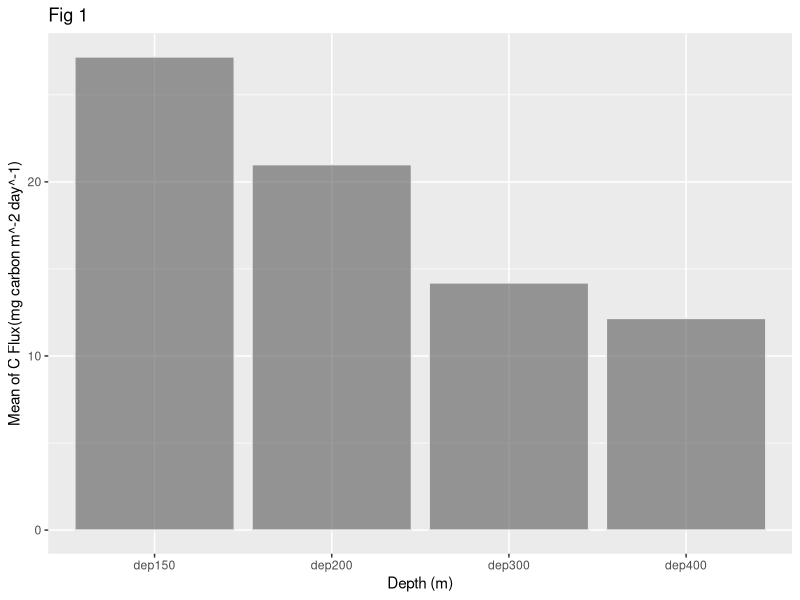
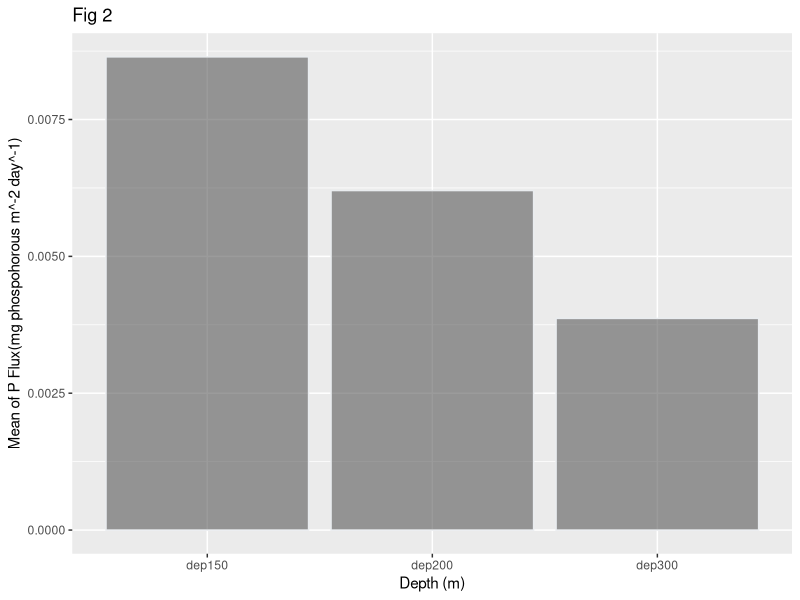
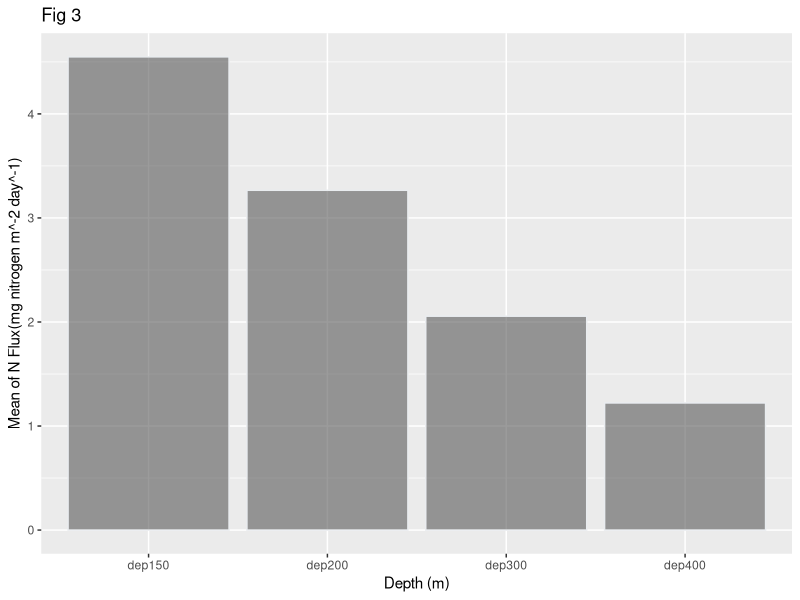
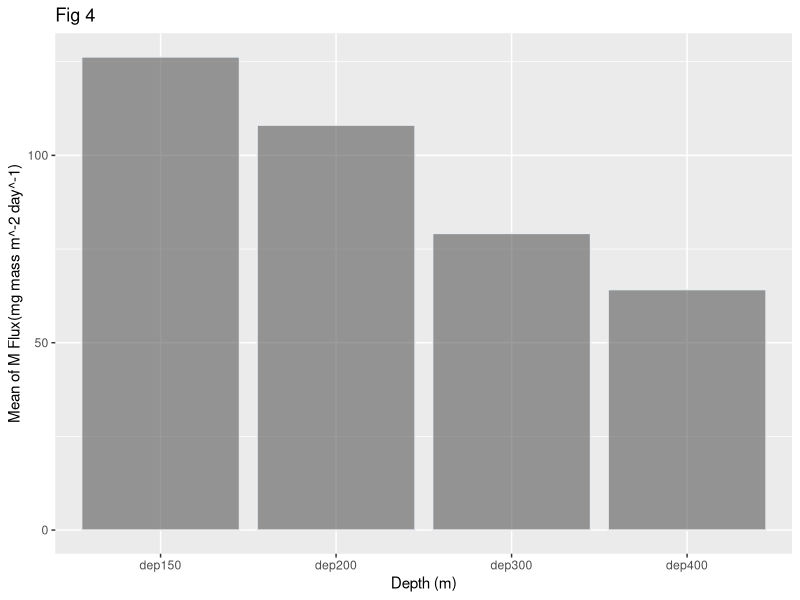
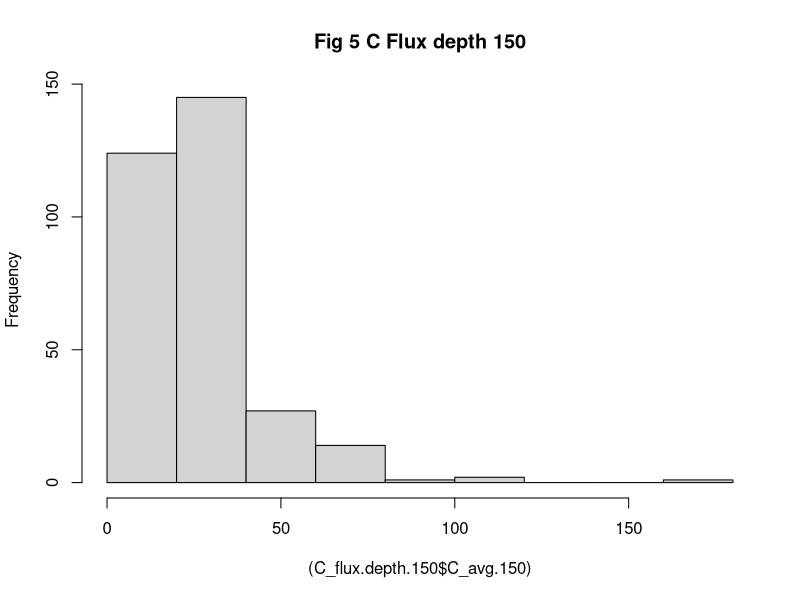
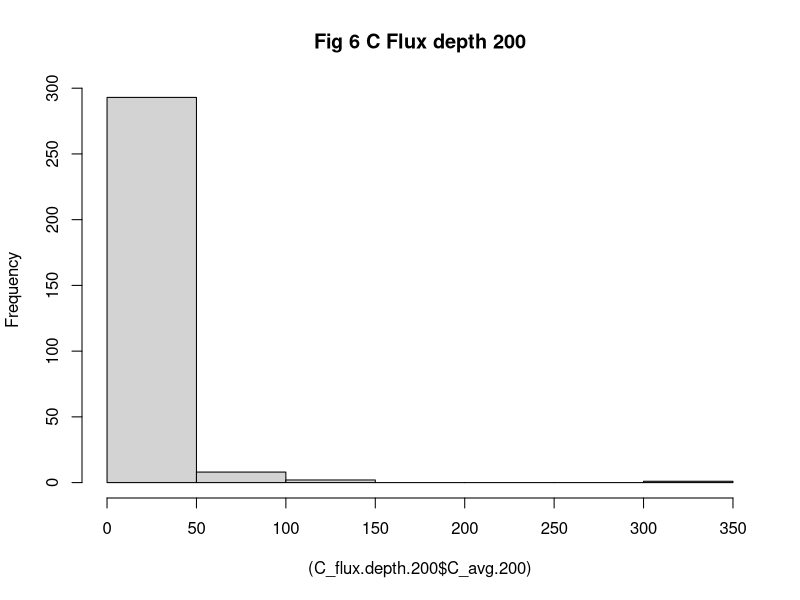
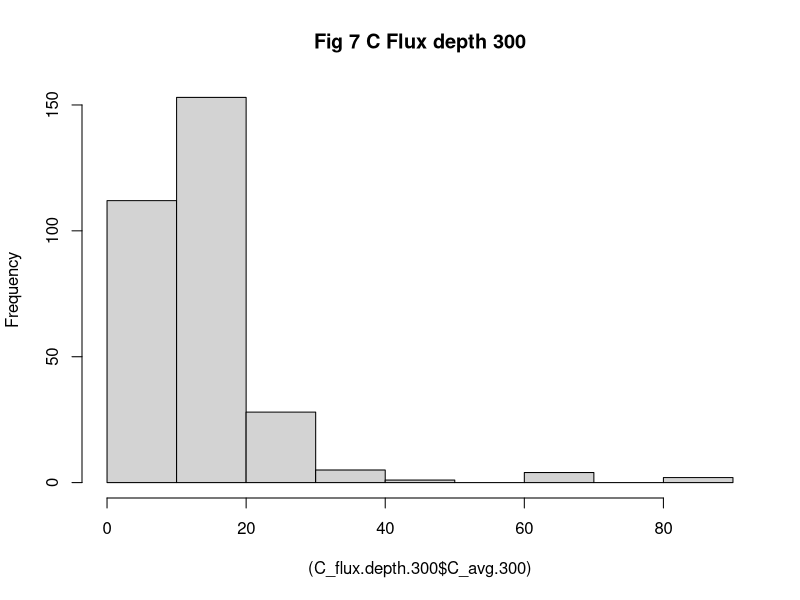
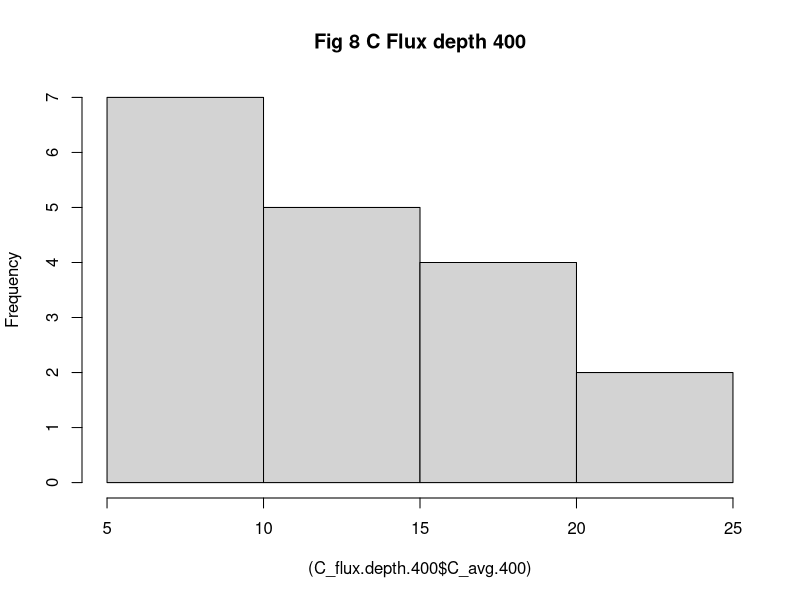

Here is the R script that generated these plots, in order:
## ---- chunk 1
rm(list=ls(all=TRUE))  #Housekeeping: clear out old files

options(warn = -1)
knitr::opts_chunk$set(echo = T, fig.height=6, fig.width=8, warning = F, message = F) 
## ---- chunk 2
bats_flux <- read.csv("bats_flux.csv")

delete.na <- function(DF, n=0) {
  DF[rowSums(is.na(DF)) <= n,]
} #Function that takes rows out that contains NAs 
bats_flux.noNA <- delete.na(bats_flux) # Take out rows containing NAs 

# Too many observations taken out, lets subset a new data frame

Data <- subset(bats_flux,select = c("cr","dep","yymmdd1","yymmdd2","Lat2","Lat2.1","Long1","Long2","M_avg","C_avg","N_avg","P_avg"))
Data.noNA <- delete.na(Data)

# now we can use Data.noNA to compare each flux to one another, since no flux contains NAs

## ---- chunk 3
head(Data.noNA)
## ---- chunk 4
# separate each flux into its own dataframe 
# delete rows that contain NAs 
C_flux.data <- delete.na(subset(Data,select = c("cr","dep","yymmdd1","yymmdd2","Lat2","Lat2.1","Long1","Long2","C_avg")))
N_flux.data <- delete.na(subset(Data,select = c("cr","dep","yymmdd1","yymmdd2","Lat2","Lat2.1","Long1","Long2","N_avg")))
P_flux.data <- delete.na(subset(Data,select = c("cr","dep","yymmdd1","yymmdd2","Lat2","Lat2.1","Long1","Long2","P_avg")))
M_flux.data <- delete.na(subset(Data,select = c("cr","dep","yymmdd1","yymmdd2","Lat2","Lat2.1","Long1","Long2","M_avg")))
## ---- chunk 5
# Subset each depth and rename columns 
library(tidyverse)
library(dplyr)
# use tideyverse instead
C_flux.depth.150 <- subset(C_flux.data, dep == 150)
C_flux.depth.150 <- rename(C_flux.depth.150,c("dep.150" = "dep"))
C_flux.depth.150 <- rename(C_flux.depth.150, c("C_avg.150" = "C_avg" ))
C_flux.depth.200 <- subset(C_flux.data, dep == 200)
C_flux.depth.200 <- rename(C_flux.depth.200, c("dep.200"="dep"))
C_flux.depth.200 <- rename(C_flux.depth.200, c("C_avg.200" ="C_avg"))
C_flux.depth.300 <- subset(C_flux.data, dep == 300)
C_flux.depth.300 <- rename(C_flux.depth.300, c("dep.300"="dep"))
C_flux.depth.300 <- rename(C_flux.depth.300, c("C_avg.300" ="C_avg"))
C_flux.depth.400 <- subset(C_flux.data, dep == 400)
C_flux.depth.400 <- rename(C_flux.depth.400, c("dep.400"="dep"))
C_flux.depth.400 <- rename(C_flux.depth.400, c("C_avg.400" ="C_avg"))
## ---- chunk 6
N_flux.depth.150 <- subset(N_flux.data, dep == 150)
N_flux.depth.150 <- rename(N_flux.depth.150, c("dep.150"="dep"))
N_flux.depth.150 <- rename(N_flux.depth.150, c("N_avg.150" ="N_avg"))
N_flux.depth.200 <- subset(N_flux.data, dep == 200)
N_flux.depth.200 <- rename(N_flux.depth.200, c("dep.200"="dep"))
N_flux.depth.200 <- rename(N_flux.depth.200, c("N_avg.200" ="N_avg"))
N_flux.depth.300 <- subset(N_flux.data, dep == 300)
N_flux.depth.300 <- rename(N_flux.depth.300, c("dep.300"="dep"))
N_flux.depth.300 <- rename(N_flux.depth.300, c("N_avg.300" ="N_avg"))
N_flux.depth.400 <- subset(N_flux.data, dep == 400)
N_flux.depth.400 <- rename(N_flux.depth.400, c("dep.400"="dep"))
N_flux.depth.400 <- rename(N_flux.depth.400, c("N_avg.400" ="N_avg"))
## ---- chunk 7
P_flux.depth.150 <- subset(P_flux.data, dep == 150)
P_flux.depth.150 <- rename(P_flux.depth.150, c("dep.150"="dep"))
P_flux.depth.150 <- rename(P_flux.depth.150, c("P_avg.150" ="P_avg"))
P_flux.depth.200 <- subset(P_flux.data, dep == 200)
P_flux.depth.200 <- rename(P_flux.depth.200, c("dep.200"="dep"))
P_flux.depth.200 <- rename(P_flux.depth.200, c("P_avg.200" ="P_avg"))
P_flux.depth.300 <- subset(P_flux.data, dep == 300)
P_flux.depth.300 <- rename(P_flux.depth.300, c("dep.300"="dep"))
P_flux.depth.300 <- rename(P_flux.depth.300, c("P_avg.300" ="P_avg"))
P_flux.depth.400 <- subset(P_flux.data, dep == 400)
P_flux.depth.400 <- rename(P_flux.depth.400, c("dep.400"="dep"))
P_flux.depth.400 <- rename(P_flux.depth.400, c("P_avg.400" ="P_avg"))
## ---- chunk 8
M_flux.depth.150 <- subset(M_flux.data, dep == 150)
M_flux.depth.150 <- rename(M_flux.depth.150, c("dep.150"="dep"))
M_flux.depth.150 <- rename(M_flux.depth.150, c("M_avg.150" ="M_avg"))
M_flux.depth.200 <- subset(M_flux.data, dep == 200)
M_flux.depth.200 <- rename(M_flux.depth.200, c("dep.200"="dep"))
M_flux.depth.200 <- rename(M_flux.depth.200, c("M_avg.200" ="M_avg"))
M_flux.depth.300 <- subset(M_flux.data, dep == 300)
M_flux.depth.300 <- rename(M_flux.depth.300, c("dep.300"="dep"))
M_flux.depth.300 <- rename(M_flux.depth.300, c("M_avg.300" ="M_avg"))
M_flux.depth.400 <- subset(M_flux.data, dep == 400)
M_flux.depth.400 <- rename(M_flux.depth.400, c("dep.400"="dep"))
M_flux.depth.400 <- rename(M_flux.depth.400, c("M_avg.400" ="M_avg"))
## ---- chunk 9
#n values for C-flux
length(C_flux.depth.150$C_avg.150)
length(C_flux.depth.200$C_avg.200)
length(C_flux.depth.300$C_avg.300)
length(C_flux.depth.400$C_avg.400)
## ---- chunk 10
muCflux150 <- mean(C_flux.depth.150$C_avg.150) #focusing on mean of C-avg at depth 150
s.e150c <- sd(C_flux.depth.150$C_avg.150) / sqrt(314)  #need to find s.e

muCflux200 <- mean(C_flux.depth.200$C_avg.200) #focusing on mean of C-avg at depth 200
s.e200c <- sd(C_flux.depth.200$C_avg.200) / sqrt(304)

muCflux300 <- mean(C_flux.depth.300$C_avg.300) #focusing on mean of C-avg at depth 300
s.e300c <- sd(C_flux.depth.300$C_avg.300) / sqrt(305)

muCflux400 <- mean(C_flux.depth.400$C_avg.400) #focusing on mean of C-avg at depth 400
s.e400c <- sd(C_flux.depth.400$C_avg.400) / sqrt(18)

bar.Cflux <- data.frame(c("dep150","dep200","dep300","dep400"), c(muCflux150,muCflux200,muCflux300,muCflux400), c(s.e150c,s.e200c,s.e300c,s.e400c))
colnames(bar.Cflux)[1] <- "Depth"
colnames(bar.Cflux)[2] <- "C_flux.Mean"
colnames(bar.Cflux)[3] <- "C_flux.SE"
bar.Cflux
## ---- chunk 11
library(ggplot2)
library(dplyr)

xval <- bar.Cflux$Depth #character objects need quotes
yval <- bar.Cflux$`C_flux.Mean`

ggplot()+geom_col(bar.Cflux, mapping=aes(x= Depth, y = C_flux.Mean), color="#e9ecef", alpha=0.6,) +                                     
xlab("Depth (m)") + ylab("Mean of C Flux(mg carbon m^-2 day^-1)") + ggtitle("Fig 1")               
## ---- chunk 12
#n values for P-flux
length(P_flux.depth.150$P_avg.150)
length(P_flux.depth.200$P_avg.200)
length(P_flux.depth.300$P_avg.300)
length(P_flux.depth.400$P_avg.400)
## ---- chunk 13
muPflux150 <- mean(P_flux.depth.150$P_avg.150) #focusing on mean of P-avg at depth 150
s.e150p <- sd(P_flux.depth.150$P_avg.150) / sqrt(109)  #need to find s.e

muPflux200 <- mean(P_flux.depth.200$P_avg.200) #focusing on mean of P-avg at depth 200
s.e200p <- sd(P_flux.depth.200$P_avg.200) / sqrt(106)

muPflux300 <- mean(P_flux.depth.300$P_avg.300) #focusing on mean of P-avg at depth 300
s.e300p <- sd(P_flux.depth.300$P_avg.300) / sqrt(105)

bar.Pflux <- data.frame(c("dep150","dep200","dep300"), c(muPflux150,muPflux200,muPflux300), c(s.e150p,s.e200p,s.e300p))
colnames(bar.Pflux)[1] <- "Depth"
colnames(bar.Pflux)[2] <- "P_flux.Mean"
colnames(bar.Pflux)[3] <- "P_flux.SE"
bar.Pflux
## ---- chunk 14
library(ggplot2)
library(dplyr)

xval <- bar.Pflux$Depth #character objects need quotes
yval <- bar.Pflux$`P_flux.Mean`

ggplot()+geom_col(bar.Pflux, mapping=aes(x= Depth, y = P_flux.Mean), color="#e9ecef", alpha=0.6,) +                                     
xlab("Depth (m)") + ylab("Mean of P Flux(mg phospohorous m^-2 day^-1)") + ggtitle("Fig 2")                    
## ---- chunk 15
#n values for N-flux
length(N_flux.depth.150$N_avg.150)
length(N_flux.depth.200$N_avg.200)
length(N_flux.depth.300$N_avg.300)
length(N_flux.depth.400$N_avg.400)
## ---- chunk 16
muNflux150 <- mean(N_flux.depth.150$N_avg.150) #focusing on mean of P-avg at depth 150
s.e150n <- sd(N_flux.depth.150$N_avg.150) / sqrt(312)  #need to find s.e

muNflux200 <- mean(N_flux.depth.200$N_avg.200) #focusing on mean of P-avg at depth 200
s.e200n <- sd(N_flux.depth.200$N_avg.200) / sqrt(302)

muNflux300 <- mean(N_flux.depth.300$N_avg.300) #focusing on mean of P-avg at depth 300
s.e300n <- sd(N_flux.depth.300$N_avg.300) / sqrt(303)

muNflux400 <- mean(N_flux.depth.400$N_avg.400) #focusing on mean of C-avg at depth 400
s.e400n <- sd(N_flux.depth.400$N_avg.400) / sqrt(18)

bar.Nflux <- data.frame(c("dep150","dep200","dep300","dep400"), c(muNflux150,muNflux200,muNflux300,muNflux400), c(s.e150n,s.e200n,s.e300n,s.e400n))
colnames(bar.Nflux)[1] <- "Depth"
colnames(bar.Nflux)[2] <- "N_flux.Mean"
colnames(bar.Nflux)[3] <- "N_flux.SE"
bar.Nflux
## ---- chunk 17
library(ggplot2)
library(dplyr)

xval <- bar.Nflux$Depth #character objects need quotes
yval <- bar.Nflux$`N_flux.Mean`

ggplot()+geom_col(bar.Nflux, mapping=aes(x= Depth, y = N_flux.Mean), color="#e9ecef", alpha=0.6,) +                                     
xlab("Depth (m)") + ylab("Mean of N Flux(mg nitrogen m^-2 day^-1)") + ggtitle("Fig 3")               
## ---- chunk 18
#n values for M-flux
length(M_flux.depth.150$M_avg.150)
length(M_flux.depth.200$M_avg.200)
length(M_flux.depth.300$M_avg.300)
length(M_flux.depth.400$M_avg.400)
## ---- chunk 19
muMflux150 <- mean(M_flux.depth.150$M_avg.150) #focusing on mean of P-avg at depth 150
s.e150m <- sd(M_flux.depth.150$M_avg.150) / sqrt(314)  #need to find s.e

muMflux200 <- mean(M_flux.depth.200$M_avg.200) #focusing on mean of P-avg at depth 200
s.e200m <- sd(M_flux.depth.200$M_avg.200) / sqrt(305)

muMflux300 <- mean(M_flux.depth.300$M_avg.300) #focusing on mean of P-avg at depth 300
s.e300m <- sd(M_flux.depth.300$M_avg.300) / sqrt(305)

muMflux400 <- mean(M_flux.depth.400$M_avg.400) #focusing on mean of C-avg at depth 400
s.e400m <- sd(M_flux.depth.400$M_avg.400) / sqrt(17)

bar.Mflux <- data.frame(c("dep150","dep200","dep300","dep400"), c(muMflux150,muMflux200,muMflux300,muMflux400), c(s.e150m,s.e200m,s.e300m,s.e400m))
colnames(bar.Mflux)[1] <- "Depth"
colnames(bar.Mflux)[2] <- "M_flux.Mean"
colnames(bar.Mflux)[3] <- "M_flux.SE"
bar.Mflux
## ---- chunk 20
library(ggplot2)
library(dplyr)


xval <- bar.Mflux$Depth #character objects need quotes
yval <- bar.Mflux$`M_flux.Mean`

ggplot()+geom_col(bar.Mflux, mapping=aes(x= Depth, y = M_flux.Mean), color="#e9ecef", alpha=0.6,) +                                     
xlab("Depth (m)") + ylab("Mean of M Flux(mg mass m^-2 day^-1)") + ggtitle("Fig 4")          
## ---- chunk 21

# Checking for normaility and no outliers in Carbon Flux 

hist((C_flux.depth.150$C_avg.150), main ="Fig 5 C Flux depth 150")
hist((C_flux.depth.200$C_avg.200), main ="Fig 6 C Flux depth 200")
hist((C_flux.depth.300$C_avg.300), main ="Fig 7 C Flux depth 300")
hist((C_flux.depth.400$C_avg.400), main ="Fig 8 C Flux depth 400")

# using natural log to Transform the data 

hist(log(C_flux.depth.150$C_avg.150), main ="Fig 9 C Flux depth 150 (log)")
hist(log(C_flux.depth.200$C_avg.200), main ="Fig 10 C Flux depth 200 (log)")
hist(log(C_flux.depth.300$C_avg.300), main ="Fig 11 C Flux depth 300 (log)")
hist(log(C_flux.depth.400$C_avg.400), main ="Fig 12 C Flux depth 400 (log)")
## ---- chunk 22
# Checking for outliers
par(mfrow=c(1,1))
i = "150"

depth <- c("150", "200", "300", "400")
test.object <- NULL
for (i in depth){
  test <- cbind(i,get(paste0("C_flux.depth.", i))[,9])
  test.object <- rbind(test.object,test)
}
test.object <- as.data.frame(test.object)
#View(test.object)
boxplot(log(as.numeric(test.object$V2))~test.object$i, main = "Figure 5", xlab = "Depth (m)", ylab = "log of C-Flux (mg carbon m^-2 day^-1)")
Dsts.test <- rbind(cbind(C_flux.depth.150$C_avg.150))
## ---- chunk 23
# Checking for normaility and no outliers in Nitrogen Flux 

hist((N_flux.depth.150$N_avg.150), breaks = "FD", main ="Fig 17 N Flux depth 150")
hist((N_flux.depth.200$N_avg.200), breaks = "FD", main ="Fig 18 N Flux depth 200")
hist((N_flux.depth.300$N_avg.300), breaks = "FD", main ="Fig 19 N Flux depth 300")
hist((N_flux.depth.400$N_avg.400), breaks = "FD", main ="Fig 20 N Flux depth 400")

# using natural log to Transform the data 

hist(log(N_flux.depth.150$N_avg.150), main ="Fig 21 N Flux depth 150 (log)")
hist(log(N_flux.depth.200$N_avg.200), main ="Fig 22 N Flux depth 200 (log)")
hist(log(N_flux.depth.300$N_avg.300), main ="Fig 23 N Flux depth 300 (log)")
hist(log(N_flux.depth.400$N_avg.400), main ="Fig 24 N Flux depth 400 (log)")
## ---- chunk 24
# Checking for outliers

par(mfrow=c(1,1))
i = "150"

depth <- c("150", "200", "300", "400")
test.object <- NULL
for (i in depth){
  test <- cbind(i,get(paste0("N_flux.depth.", i))[,9])
  test.object <- rbind(test.object,test)
}
test.object <- as.data.frame(test.object)
#View(test.object)
boxplot(log(as.numeric(test.object$V2))~test.object$i, main = "Figure 6", xlab = "Depth (m)", ylab = "log of N-Flux (mg nitrogen m^-2 day^-1)")
Dsts.test <- rbind(cbind(N_flux.depth.150$N_avg.150))
## ---- chunk 25
# Checking for normaility and no outliers in Phosporous Flux 
par(mfrow=c(1,3))
hist((P_flux.depth.150$P_avg.150), breaks = "FD", main ="Fig 29 P Flux depth 150")
hist((P_flux.depth.200$P_avg.200), breaks = "FD", main ="Fig 30 P Flux depth 200")
hist((P_flux.depth.300$P_avg.300), breaks = "FD", main ="Fig 31 P Flux depth 300")

# using natural log to Transform the data 
par(mfrow=c(1,3))
hist(log(P_flux.depth.150$P_avg.150), main ="Fig 32 P Flux depth 150 (log)")
hist(log(P_flux.depth.200$P_avg.200), main ="Fig 33 P Flux depth 200 (log)")
hist(log(P_flux.depth.300$P_avg.300), main ="Fig 34 P Flux depth 300 (log)")

# Checking for outliers

par(mfrow=c(1,1))
i = "150"

depth <- c("150", "200", "300")
test.object <- NULL
for (i in depth){
  test <- cbind(i,get(paste0("P_flux.depth.", i))[,9])
  test.object <- rbind(test.object,test)
}
test.object <- as.data.frame(test.object)
#View(test.object)
boxplot(log(as.numeric(test.object$V2))~test.object$i, main = "Figure 7", xlab = "Depth (m)", ylab = "log of P-Flux (mg phosphorous m^-2 day^-1)")
Dsts.test <- rbind(cbind(P_flux.depth.150$P_avg.150))

## ---- chunk 26
# Checking for normaility and no outliers in Mass Flux 

hist((M_flux.depth.150$M_avg.150), breaks = "FD", main ="Fig 38 M Flux depth 150")
hist((M_flux.depth.200$M_avg.200), breaks = "FD", main ="Fig 39 M Flux depth 200")
hist((M_flux.depth.300$M_avg.300), breaks = "FD", main ="Fig 40 M Flux depth 300")
hist((M_flux.depth.400$M_avg.400), breaks = "FD", main ="Fig 41 M Flux depth 400")

# using natural log to Transform the data 

hist(log(M_flux.depth.150$M_avg.150), main ="Fig 42 M Flux depth 150 (log)")
hist(log(M_flux.depth.200$M_avg.200), main ="Fig 43 M Flux depth 200 (log)")
hist(log(M_flux.depth.300$M_avg.300), main ="Fig 44 M Flux depth 300 (log)")
hist(log(M_flux.depth.400$M_avg.400), main ="Fig 45 M Flux depth 400 (log)")

# Checking for outliers

par(mfrow=c(1,1))
i = "150"

depth <- c("150", "200", "300", "400")
test.object <- NULL
for (i in depth){
  test <- cbind(i,get(paste0("M_flux.depth.", i))[,9])
  test.object <- rbind(test.object,test)
}
test.object <- as.data.frame(test.object)
#View(test.object)
boxplot(log(as.numeric(test.object$V2))~test.object$i, main = "Figure 8", xlab = "Depth (m)", ylab = "log of M-Flux (mg mass m^-2 day^-1)")
Dsts.test <- rbind(cbind(M_flux.depth.150$M_avg.150))


## ---- chunk 27
#create D-bar for each paired group

C.depth.150.200 <- merge(C_flux.depth.150,C_flux.depth.200,by = c("cr","yymmdd1","yymmdd2","Lat2","Lat2.1","Long1","Long2"))
D_bar.C.150.200 <- muCflux150 - muCflux200
C.depth.150.200$D <- C.depth.150.200$C_avg.150 - C.depth.150.200$C_avg.200

C.depth.200.300 <- merge(C_flux.depth.200,C_flux.depth.300,by = c("cr","yymmdd1","yymmdd2","Lat2","Lat2.1","Long1","Long2"))
D_bar.C.200.300 <- muCflux200 - muCflux300
C.depth.200.300$D <- C.depth.200.300$C_avg.200 - C.depth.200.300$C_avg.300

N.depth.150.200 <- merge(N_flux.depth.150,N_flux.depth.200,by = c("cr","yymmdd1","yymmdd2","Lat2","Lat2.1","Long1","Long2"))
D_bar.N.150.200 <- muNflux150 - muNflux200
N.depth.150.200$D <- N.depth.150.200$N_avg.150 - N.depth.150.200$N_avg.200

N.depth.200.300 <- merge(N_flux.depth.200,N_flux.depth.300,by = c("cr","yymmdd1","yymmdd2","Lat2","Lat2.1","Long1","Long2"))
D_bar.N.200.300 <- muNflux200 - muNflux300
N.depth.200.300$D <- N.depth.200.300$N_avg.200 - N.depth.200.300$N_avg.300

P.depth.150.200 <- merge(P_flux.depth.150,P_flux.depth.200,by = c("cr","yymmdd1","yymmdd2","Lat2","Lat2.1","Long1","Long2"))
D_bar.P.150.200 <- muPflux150 - muPflux200
P.depth.150.200$D <- P.depth.150.200$P_avg.150 - P.depth.150.200$P_avg.200

P.depth.200.300 <- merge(P_flux.depth.200,P_flux.depth.300,by = c("cr","yymmdd1","yymmdd2","Lat2","Lat2.1","Long1","Long2"))
D_bar.P.200.300 <- muPflux200 - muPflux300
P.depth.200.300$D <- P.depth.200.300$P_avg.200 - P.depth.200.300$P_avg.300

M.depth.150.200 <- merge(M_flux.depth.150,M_flux.depth.200,by = c("cr","yymmdd1","yymmdd2","Lat2","Lat2.1","Long1","Long2"))
D_bar.M.150.200 <- muMflux150 - muMflux200
M.depth.150.200$D <- M.depth.150.200$M_avg.150 - M.depth.150.200$M_avg.200

M.depth.200.300 <- merge(M_flux.depth.200,M_flux.depth.300,by = c("cr","yymmdd1","yymmdd2","Lat2","Lat2.1","Long1","Long2"))
D_bar.M.200.300 <- muMflux200 -muMflux300
M.depth.200.300$D <- M.depth.200.300$M_avg.200 - M.depth.200.300$M_avg.300

D_bar.mean <- data.frame(c("dep150.200","dep200.300"), c(D_bar.C.150.200, D_bar.C.200.300), c(D_bar.N.150.200, D_bar.N.200.300), c(D_bar.P.150.200 ,D_bar.P.200.300 ), c(D_bar.M.150.200 ,D_bar.M.200.300))
colnames(D_bar.mean)[1] <- "Depth.Diff"
colnames(D_bar.mean)[2] <- "C_flux"
colnames(D_bar.mean)[3] <- "N_flux"
colnames(D_bar.mean)[4] <- "P_flux"
colnames(D_bar.mean)[5] <- "M_flux"
D_bar.mean
## ---- chunk 28
#check distribution of D (difference between paried depth samples)

# Carbon 
par(mfrow=c(1,3))
hist(C.depth.150.200$D, breaks = "FD", main = "Fig 9 C.depth.150.200$D")
hist(log(C.depth.150.200$D), breaks = "FD", main ="Fig 10 C.depth.150.200$D_bar") #try lo transform 
boxplot(log(C.depth.150.200$D), main = "Fig 11 C.depth.150.200$D") #lots of outliers 
## ---- chunk 29
# Carbon 
par(mfrow=c(1,3))
hist(C.depth.200.300$D, breaks = "FD", main = "Fig 12 C.depth.200.300$D")
hist(log(C.depth.200.300$D), breaks = "FD", main ="Fig 13 C.depth.200.300$D_bar") #try lo transform 
boxplot(log(C.depth.200.300$D), main ="Fig 14 C.depth.200.300$D") #lots of outliers 
## ---- chunk 30
# Nitrogen
par(mfrow=c(1,3))
hist(N.depth.150.200$D, breaks = "FD", main ="Fig 15 N.depth.150.200$D_bar")
hist(log(N.depth.150.200$D), breaks = "FD", main ="Fig 16 N.depth.150.200$D_bar") #try lo transform 
boxplot(log(N.depth.150.200$D), main = "Fig 17 N.depth.150.200$D") #lots of outliers 
## ---- chunk 31
# Nitrogen
par(mfrow=c(1,3))
hist(N.depth.200.300$D, breaks = "FD", main = "Fig 18 N.depth.200.300$D")
hist(log(N.depth.200.300$D), breaks = "FD", main ="Fig 19 N.depth.200.300$D_bar") #try lo transform 
boxplot(log(N.depth.200.300$D), main = "Fig 20 N.depth.200.300$D") #lots of outliers 
## ---- chunk 32
# Phosphorous
par(mfrow=c(1,3))
hist(P.depth.150.200$D, breaks = "FD", main ="Fig 21 P.depth.150.200$D_bar")
hist(log(P.depth.150.200$D), breaks = "FD", main ="Fig 22 P.depth.150.200$D_bar") #try lo transform 
boxplot(log(P.depth.150.200$D), main ="Fig 23 P.depth.150.200$D_bar") #lots of outliers 
## ---- chunk 33
# Phosporous
par(mfrow=c(1,3))
hist(P.depth.200.300$D, breaks = "FD", main ="Fig 24 P.depth.200.300$D_bar")
hist(log(P.depth.200.300$D), breaks = "FD", main ="Fig 25 P.depth.200.300$D_bar") #try lo transform 
boxplot(log(P.depth.200.300$D), main ="Fig 26 P.depth.200.300$D_bar") #lots of outliers 
## ---- chunk 34
# Mass 
par(mfrow=c(1,3))
hist(M.depth.150.200$D, breaks = "FD", main ="Fig 27 M.depth.150.200$D_bar")
hist(log(M.depth.150.200$D), breaks = "FD", main ="Fig 28 M.depth.150.200$D_bar") #try lo transform 
boxplot(log(M.depth.150.200$D), main ="Fig 29 M.depth.150.200$D_bar") #lots of outliers 
## ---- chunk 35
# Mass
par(mfrow=c(1,3))
hist(M.depth.200.300$D, breaks = "FD", main ="Fig 30 M.depth.200.300$D_bar")
hist(log(M.depth.200.300$D), breaks = "FD", main ="Fig 31 M.depth.200.300$D_bar") #try lo transform 
boxplot(log(M.depth.200.300$D), main ="Fig 32 M.depth.200.300$D_bar") #lots of outliers 
## ---- chunk 36
# hyp test 1
t.test(log(C.depth.150.200$C_avg.150) ,log(C.depth.150.200$C_avg.200), alternative = "greater", paired = TRUE, var.equal = TRUE)
## ---- chunk 37
# hyp test 2
t.test(log(C.depth.200.300$C_avg.200) ,log(C.depth.200.300$C_avg.300), alternative = "greater", paired = TRUE, var.equal = TRUE)
## ---- chunk 38
# hyp test 3
t.test(log(N.depth.150.200$N_avg.150) ,log(N.depth.150.200$N_avg.200), alternative = "greater", paired = TRUE, var.equal = TRUE)
## ---- chunk 39
# hyp test 4
t.test(log(N.depth.200.300$N_avg.200) ,log(N.depth.200.300$N_avg.300), alternative = "greater", paired = TRUE, var.equal = TRUE)
## ---- chunk 40
# hyp test 5
t.test(log(P.depth.150.200$P_avg.150) ,log(P.depth.150.200$P_avg.200), alternative = "greater", paired = TRUE, var.equal = TRUE)
## ---- chunk 41
# hyp test 6
t.test(log(P.depth.200.300$P_avg.200) ,log(P.depth.200.300$P_avg.300), alternative = "greater", paired = TRUE, var.equal = TRUE)
## ---- chunk 42
# hyp test 7
t.test(log(M.depth.150.200$M_avg.150) ,log(M.depth.150.200$M_avg.200), alternative = "greater", paired = TRUE, var.equal = TRUE)
## ---- chunk 43
# hyp test 8
t.test(log(M.depth.200.300$M_avg.200) ,log(M.depth.200.300$M_avg.300), alternative = "greater", paired = TRUE, var.equal = TRUE)
## ---- chunk 44
# plotting each nutrient flux against mass flux

#plot(Data.noNA) # we see some relationships between mass flux and the rest of the nutrient fluxes
par(mfrow=c(1,3))
plot(log(Data.noNA$C_avg),log(Data.noNA$M_avg), main ="Fig 33 M v. C") #good linearity, but clumping
lmfit_C.M <- lm(log(M_avg) ~ log(C_avg), data = Data.noNA)
summary(lmfit_C.M)
abline(lmfit_C.M)

plot(log(Data.noNA$N_avg),log(Data.noNA$M_avg), main ="Fig 34 M v. N") # alright linearity, still clumping 
lmfit_N.M <- lm(log(M_avg) ~ log(N_avg), data = Data.noNA)
summary(lmfit_N.M)
abline(lmfit_N.M)

plot(log(Data.noNA$P_avg),log(Data.noNA$M_avg), main ="Fig 35 M v. P") # worse, still clumping 
lmfit_P.M <- lm(log(M_avg) ~ log(P_avg), data = Data.noNA)
summary(lmfit_P.M)
abline(lmfit_P.M)

## ---- chunk 45
#Carbon EDA
resids <- resid( lmfit_C.M ) # extract epsilon_hats
fit <- fitted ( lmfit_C.M ) # extract y_hats

par(mfrow=c(1,2))

hist(resids, breaks=20, main = "Fig 36")
qqnorm(resids)
qqline(resids) # add straight line from true normal

plot(resids, main="Fig 37 resid vs i") 
abline(h=0) # mean of epsilon_hat

plot(x=fit, y=resids, main="Fig 38 resid vs y_hat")
abline(h=0)

## ---- chunk 46
#Nitrogen EDA
resids <- resid( lmfit_N.M ) # extract epsilon_hats
fit <- fitted ( lmfit_N.M ) # extract y_hats

par(mfrow=c(1,2))

hist(resids, breaks=20, main = "Fig 39")
qqnorm(resids)
qqline(resids) # add straight line from true normal

plot(resids, main="Fig 40 resid vs i") 
abline(h=0) # mean of epsilon_hat

plot(x=fit, y=resids, main="Fig 41 resid vs y_hat")
abline(h=0)

## ---- chunk 47
#Phosphorus EDA
resids <- resid( lmfit_P.M ) # extract epsilon_hats
fit <- fitted ( lmfit_P.M ) # extract y_hats

par(mfrow=c(1,2))

hist(resids, breaks=20, main = "Fig 42")
qqnorm(resids)
qqline(resids) # add straight line from true normal

plot(resids, main="Fig 43 resid vs i") 
abline(h=0) # mean of epsilon_hat

plot(x=fit, y=resids, main="Fig 44 resid vs y_hat")
abline(h=0)
## ---- chunk 48
#Collinearity??
plot(Data.noNA) # we see collinearity between Carbon and Nitrogen
Data.noNA$flux <- Data.noNA$C_avg - Data.noNA$N_avg  #combine the fluxes

lmfit.flux <- lm(log(M_avg) ~ log(flux),
         data=Data.noNA)
summary(lmfit.flux)
plot(log(Data.noNA$flux), log(Data.noNA$M_avg), main ="Fig 45")
abline(lmfit.flux)

resids <- resid( lmfit.flux ) # extract epsilon_hats
fit <- fitted ( lmfit.flux ) # extract y_hats

par(mfrow=c(1,2))

hist(resids, breaks=20, main ="Fig 46")
qqnorm(resids)
qqline(resids) # add straight line from true normal

plot(resids, main="Fig 47 resid vs i") 
abline(h=0) # mean of epsilon_hat

plot(x=fit, y=resids, main="Fig 48 resid vs y_hat")
abline(h=0)

## ---- chunk 49
# dept v. C_avg

par(mfrow=c(1,4))

plot(Data.noNA$dep, log(Data.noNA$C_avg), main ="Fig 49")
lmfit_Dep.C <- lm(log(C_avg) ~ dep, data = Data.noNA)
summary(lmfit_Dep.C)
abline(lmfit_Dep.C)

plot(Data.noNA$dep, log(Data.noNA$N_avg), main= "Fig 50")
lmfit_Dep.N <- lm(log(N_avg) ~ dep, data = Data.noNA)
summary(lmfit_Dep.N)
abline(lmfit_Dep.N)

plot(Data.noNA$dep, log(Data.noNA$P_avg),  main= "Fig 51")
lmfit_Dep.P <- lm(log(P_avg) ~ dep, data = Data.noNA)
summary(lmfit_Dep.P)
abline(lmfit_Dep.P)

plot(Data.noNA$dep, log(Data.noNA$M_avg),  main= "Fig 52")
lmfit_Dep.M <- lm(log(M_avg) ~ dep, data = Data.noNA)
summary(lmfit_Dep.M)
abline(lmfit_Dep.M)
## ---- chunk 50
#multiple regression
lmfit.MR <- lm(log(M_avg) ~ log(flux) + dep, data = Data.noNA)
summary(lmfit.MR)

resids <- resid( lmfit.MR ) # extract epsilon_hats
fit <- fitted ( lmfit.MR ) # extract y_hats

par(mfrow=c(1,2))

hist(resids, breaks=20,  main= "Fig 53")
qqnorm(resids)
qqline(resids) # add straight line from true normal

plot(resids, main="Fig 54 resid vs i") 
abline(h=0) # mean of epsilon_hat

plot(x=fit, y=resids, main="Fig 55 resid vs y_hat")
abline(h=0)
## ---- chunk 51
#anova 1
smaller <- lmfit.flux; larger <- lmfit.MR
anova(smaller, larger)
## ---- chunk 52
#anova 2
smaller.1 <- lmfit_Dep.M; larger <- lmfit.MR
anova(smaller.1, larger)
## ---- chunk 53
#we want to make predictions on the Mass average flux. 

# we want to compare this against depth and C,N,P fluxes 

# Depth is categorical 
# N,P,C are numerical 

library(psych) # for `pairs.panels()`
library(lattice)

ANOCOVA.data <- subset(Data.noNA, select = c("dep", "M_avg", "C_avg","N_avg","P_avg"))
attach(ANOCOVA.data)

summary(ANOCOVA.data)

pairs.panels(data.frame(as.factor(dep),log(C_avg),log(N_avg),log(P_avg),log(M_avg)), main = "Fig 56")

xyplot(log(M_avg) ~ log(C_avg) | as.factor(dep), 
                  main="Fig 57: Activity level-specific scatterplots"
           )

    xyplot(log(M_avg) ~ log(C_avg), groups=as.factor(dep), 
                  auto.key=TRUE,
                  main="Fig 58: Scatterplot with color=group level"
           )
    
    xyplot(log(M_avg) ~ log(C_avg), groups=as.factor(dep), 
                  type=c("p","r"), # `p` for _points_, `r` for _regression line_
                                   # see https://stackoverflow.com/questions/12972039/plotting-xyplot-with-regression-line-on-lattice-graphics for more
                  auto.key=TRUE,
                  main="Fig 59: Three standalone depth level-specific `lm()` fits"
           )
## ---- chunk 54
#reformat yymmdd so that r can better use it blocking factors 

# only yymmdd1 was used to create new year and month columns since yymmdd1 and yymmdd2 sampled were only a couple days apart and were averaged out in flux columns

#install.packages("lubridate")
library(lubridate)
Data.noNA$Date <- as.Date(paste(substr(Data.noNA$yymmdd1,1,4),
                                         substr(Data.noNA$yymmdd1,5,6),
                                         substr(Data.noNA$yymmdd1,7,8), sep = "-"),
                                   format = '%Y-%m-%d')

Data.noNA$Year <- substr(Data.noNA$yymmdd1,1,4)



#install.packages("lubridate")
library(lubridate)                            
Data.noNA$month <- as.Date(paste(substr(Data.noNA$yymmdd1,5,6),
                              substr(Data.noNA$yymmdd1,7,8), sep = "-"),
                        format = '%m-%d')           
Data.noNA$month <- round_date(Data.noNA$month, unit = "month")
Data.noNA$month <- format(Data.noNA$month,format = "%Y-%b-%d")
Data.noNA$month <- substr(paste(Data.noNA$month),6,8)

## ---- chunk 55
#ANCOVA
ANOCOVA.data <- subset(Data.noNA, select = c("dep", "M_avg", "C_avg","N_avg","P_avg", "Year", "month"))
ANOCOVA.data <- as.vector(ANOCOVA.data)
ANCOVA <- lm(log(M_avg) ~ log(C_avg) + log(N_avg) + log(P_avg) + dep + as.factor(Year) + as.factor(month),data = ANOCOVA.data)
summary(ANCOVA)
plot(ANCOVA) 
resids <- resid(ANCOVA)
fit <-fitted(ANCOVA)
## ---- chunk 56
